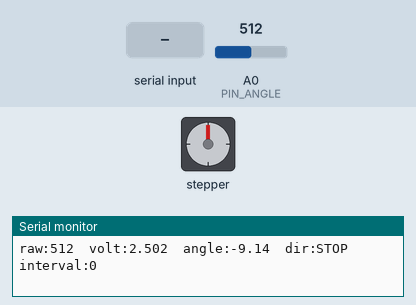
The sketch below on a simulated Arduino Uno, built with avr-gcc and run on an emulated ATmega328P. Parts: stepper motor, the last lines printed to the serial monitor. Wiring (inferred from the names in the program): stepper motor driver (200 steps per turn assumed): step pin 2; direction pin 3; enable pin 4. Inputs (shaded band) come from the test bench; at power-on: A0 (PIN_ANGLE) = 512.

Above: at 1.2 s.
1.3 s: "g" received over Serial
At 1.75 s:
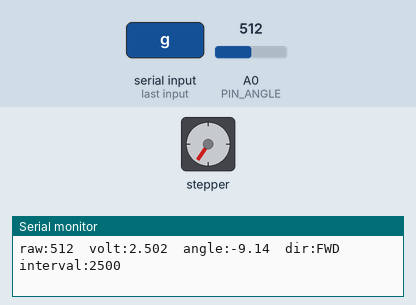
4.3 s: "+" received over Serial
7.3 s: "-" received over Serial
13.3 s: "s" received over Serial
At 13.3 s:
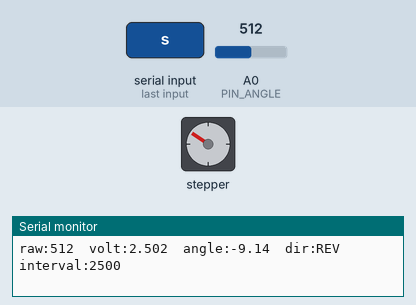
14.8 s: "g" received over Serial
At 15.25 s:
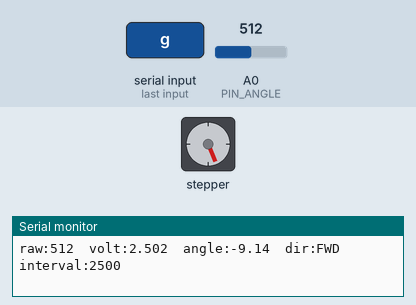
Timing chart, 0 to 21.8 s (numbered marks = the images above; inputs shaded):
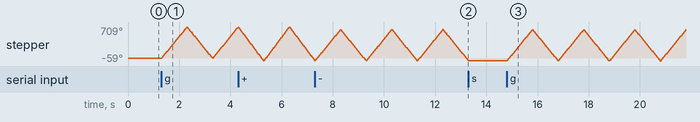

The sketch:

FinalHardwareTest.ino
```cpp
// Confirm the sensor AND motor work together before enabling closed-loop control.
// Drives the motor while continuously displaying the live sensor reading and the current motor state.

// sensor (from arduino_IP.ino)
const uint8_t PIN_ANGLE = A0;
const float   VREF              = 5.0;
const float   ADC_FULLSCALE     = 1023.0;
const float   DEGREES_PER_COUNT = 360.0 / 1024.0;
const int     SENSOR_SIGN       = +1;
int           ANGLE_OFFSET_COUNTS = 538;

// motor (from arduino_IP.ino)
const uint8_t PIN_STEP = 2;
const uint8_t PIN_DIR  = 3;
const uint8_t PIN_EN   = 4;
const bool    ENABLE_ACTIVE_LOW = true;
const unsigned int  STEP_PULSE_US        = 3;
const unsigned long MIN_STEP_INTERVAL_US = 200;
const unsigned long MAX_STEP_INTERVAL_US = 6100;

// run state
unsigned long stepInterval = 2500;
unsigned long lastStepUs   = 0;
unsigned long lastFlipMs   = 0;
unsigned long lastPrintMs  = 0;
const unsigned long REVERSE_PERIOD_MS = 1000;
const unsigned long PRINT_PERIOD_MS   = 200;
bool running = false;
int  dir     = +1;

void enableDriver(bool on) {
  bool pinHigh = ENABLE_ACTIVE_LOW ? (!on) : on;
  digitalWrite(PIN_EN, pinHigh ? HIGH : LOW);
}

void printStatus() {
  int   raw   = analogRead(PIN_ANGLE);
  float volt  = raw * VREF / ADC_FULLSCALE;
  float angle = SENSOR_SIGN * (raw - ANGLE_OFFSET_COUNTS) * DEGREES_PER_COUNT;
  Serial.print(F("raw:"));    Serial.print(raw);
  Serial.print(F("\tvolt:"));  Serial.print(volt, 3);
  Serial.print(F("\tangle:")); Serial.print(angle, 2);
  Serial.print(F("\tdir:"));   Serial.print(running ? (dir > 0 ? F("FWD") : F("REV")) : F("STOP"));
  Serial.print(F("\tinterval:"));Serial.println(running ? stepInterval : 0UL);
}

void setup() {
  pinMode(PIN_STEP, OUTPUT);
  pinMode(PIN_DIR,  OUTPUT);
  pinMode(PIN_EN,   OUTPUT);
  digitalWrite(PIN_STEP, LOW);
  enableDriver(false);

  Serial.begin(115200);
  Serial.println(F("# Final Hardware Test (sensor + motor together)"));
  Serial.println(F("# g=go  s=stop  +=faster  -=slower"));
}

void loop() {
  // commands
  if (Serial.available()) {
    char c = Serial.read();
    if      (c == 'g') { running = true;  enableDriver(true);  lastFlipMs = millis(); }
    else if (c == 's') { running = false; enableDriver(false); }
    else if (c == '+') { if (stepInterval > MIN_STEP_INTERVAL_US) stepInterval -= 200; }
    else if (c == '-') { if (stepInterval < MAX_STEP_INTERVAL_US) stepInterval += 200; }
  }

  // auto-reverse so the cart doesn't run off the rail
  if (running && millis() - lastFlipMs >= REVERSE_PERIOD_MS) {
    lastFlipMs = millis();
    dir = -dir;
  }

  // non-blocking stepping
  if (running) {
    digitalWrite(PIN_DIR, (dir > 0) ? HIGH : LOW);
    unsigned long nowUs = micros();
    if (nowUs - lastStepUs >= stepInterval) {
      lastStepUs = nowUs;
      digitalWrite(PIN_STEP, HIGH);
      delayMicroseconds(STEP_PULSE_US);
      digitalWrite(PIN_STEP, LOW);
    }
  }

  // live readout (sensor + motor state)
  if (millis() - lastPrintMs >= PRINT_PERIOD_MS) {
    lastPrintMs = millis();
    printStatus();
  }
}
```

Measured:
- after the input at 1.3 s, stepper: turns 707° clockwise in 0.99 s, then 702° counter-clockwise in 0.99 s, then 691° clockwise in 0.95 s
- after the input at 13.3 s, stepper: stays -57° (without the input it goes to -48° after 0.01 s)
- after the input at 14.8 s, stepper: turns 706° clockwise in 0.99 s, then 704° counter-clockwise in 0.99 s, repeating every 2.0 s
